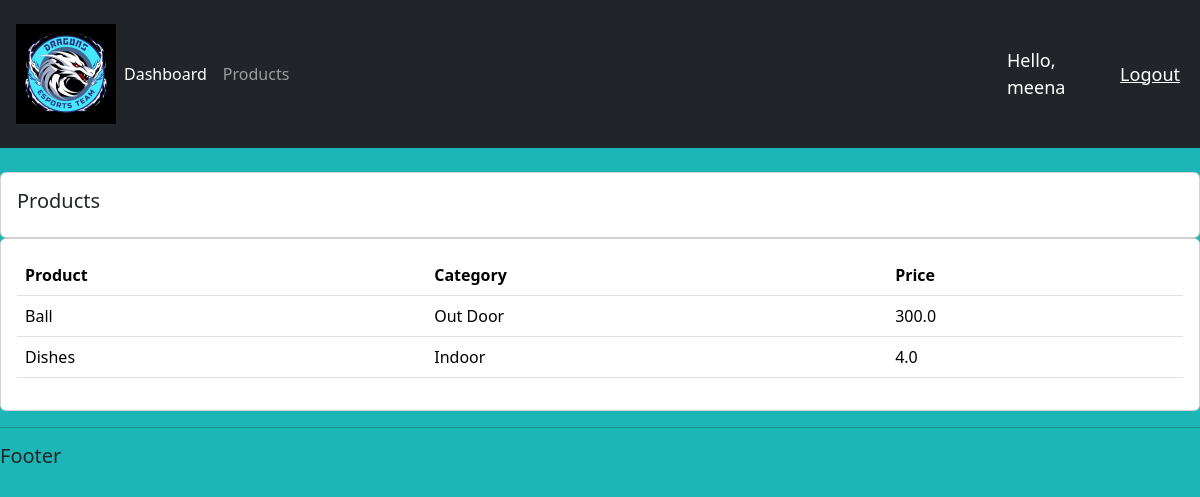
Screenshot of /products/ (signed in) with the database file from the repository.
### accounts/models.py (models this page shows, shortened)
class Product(models.Model):
    CATEGORY = (
        ('Indoor', 'Indoor'),
        ('Out Door', 'Out Door'),
    )
    name = models.CharField(max_length=200, null=True)
    price = models.FloatField(null=True)
    category = models.CharField(max_length=200, null=True, choices=CATEGORY)
    description = models.CharField(max_length=200, null=True, blank=True)
    date_created = models.DateTimeField(auto_now_add=True, null=True)
    tags = models.ManyToManyField(Tag)

### accounts/decorators.py (the view)
      def wrapper_func(request, *args, **kwargs):
         group = None
         if request.user.groups.exists():
            group = request.user.groups.all()[0].name
         if group in allowed_roles:
            return view_func(request, *args, **kwargs)
         else:
            return HttpResponse('You are not authorized to view this page')

### accounts/views.py (called while the page is built)
@login_required(login_url='login')
@allowed_users(allowed_roles=['admin'])
def products(request):
    products = Product.objects.all()
    context = {'products': products}
    return render(request, 'accounts/products.html', context)

### accounts/templates/accounts/products.html
{% extends 'accounts/main.html' %}
{% block content %}
<br>
<div class="row">
    <div class="col-md">
        <div class="card card-body">
            <h5>Products</h5>
        </div>
        <div class="card card-body">
            <table class ="table">
                <tr>
                    <th>Product</th>
                    <th>Category</th>
                    <th>Price</th>
                </tr>
                {% for product in products %}
                <tr>
                    <td>{{ product.name }}</td>
                    <td>{{ product.category }}</td>
                    <td>{{ product.price }}</td>
                </tr>
                {% endfor %}
            </table>
        </div>
    </div>
</div>
{% endblock %}

### accounts/templates/accounts/navbar.html (shortened to what this page needs)
{% load static %}
<nav class="navbar navbar-expand-lg navbar-dark bg-dark">
    <div class="container-fluid p-3">
       <img src="{% static '/images/logo.webp' %}" alt="logo" id="logo">
      <div class="collapse navbar-collapse" id="navbarNav">
        <ul class="navbar-nav">
          {% if request.user.is_staff%}
          <li class="nav-item">
            <a class="nav-link active" id="my-id" aria-current="page" href="{% url 'home'%}">Dashboard</a>
          </li>
          <li class="nav-item">
            <a class="nav-link" href="{% url 'products'%}">Products</a>
          </li>
          {%else%}
          <li class="nav-item">
            <a class="nav-link" href="{% url 'account'%}">Settings</a>
          {% endif%}
        </ul>
      </div>
    </div>
    <span class="hello-msg">Hello, {{request.user}} </span>
    <span><a class="hello-msg" href = "{%url 'logout'%}">Logout</a></span>
  </nav>

### static/css/main.css (style rules this page uses)
body { background-color:rgb(29, 182, 182); }
#logo { width: 100px; color: tomato; }

### accounts/templates/accounts/navbar.html (style rules this page uses)
.hello-msg { font-size: 18px; color: #fff; margin-right: 20px; }

### rows the page displays
Product: name "Ball", category "Out Door", price "300.0"
Product: name "Dishes", category "Indoor", price "4.0"

### other values shown
{{ request.user }} "meena"
